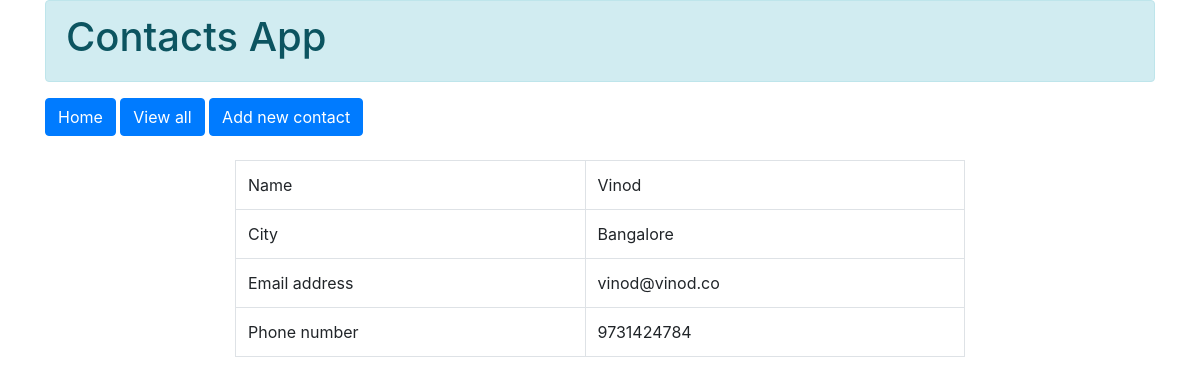
/contacts/view-details/1, run on the app's committed database.
### contacts/models.py (models this page shows, shortened)
class Contact(models.Model):
    name = models.CharField(max_length=50)
    city = models.CharField(max_length=50, default='Bangalore')
    email = models.CharField(max_length=150, unique=True)
    phone = models.CharField(max_length=50, unique=True)
    picture = models.CharField(max_length=250)

### contacts/views.py (the view)
# urls.py: path('view-details/<int:id>', views.view_details, name='view_details'),
def view_details(request, id):
    data = Contact.objects.get(pk=id)
    context = {}
    context['contact'] = data
    return render(request, 'contacts/details.html', context)

### contacts/templates/contacts/details.html (shortened to what this page needs)
{% extends 'contacts/layout.html' %}
{% block content %}
<div class="row">
    <div class="col-sm-2"></div>
    <div class="col-sm-8">
        <table class="table table-bordered table-hover">
            <tr>
                <td>Name</td>
                <td>{{ contact.name }}</td>
            </tr>
            <tr>
                <td>City</td>
                <td>{{ contact.city }}</td>
            </tr>
            <tr>
                <td>Email address</td>
                <td>{{ contact.email }}</td>
            </tr>
            <tr>
                <td>Phone number</td>
                <td>{{ contact.phone }}</td>
            </tr>
        </table>
    </div>
    <div class="col-sm-2"></div>
</div>
{% endblock %}

### data on the page
Contact: name "Vinod", city "Bangalore", email "vinod@vinod.co", phone "9731424784"
